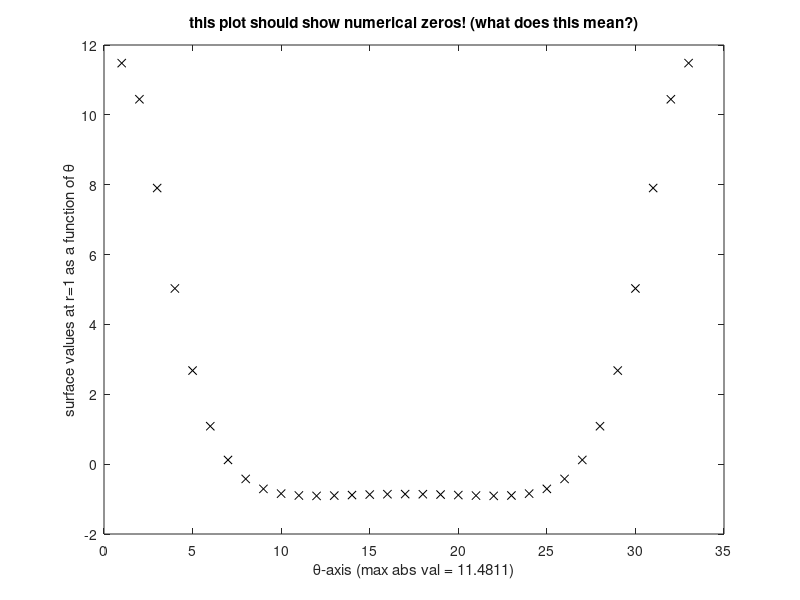
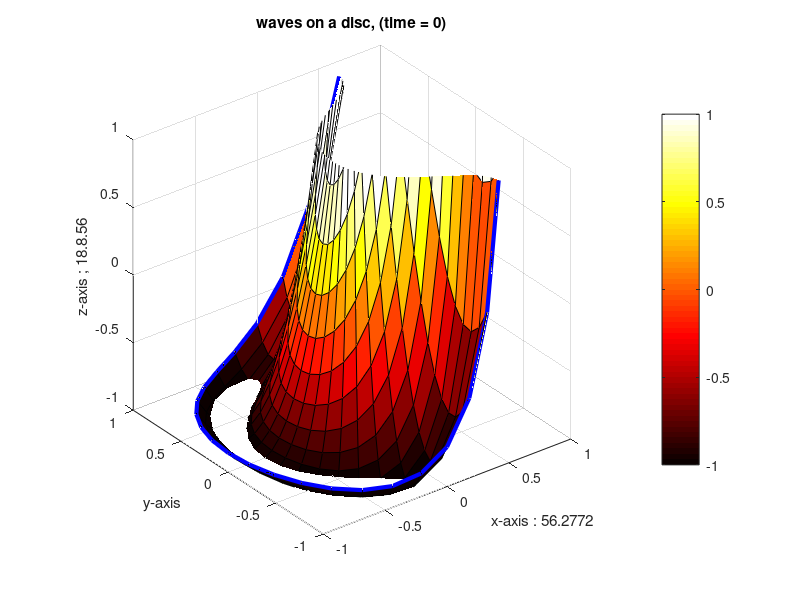

MATLAB code to generate these figures, in order: (Note: this script raises an error after producing the figures.)
%
%  BesselMovie.m -- djm -- 03 feb 2019
%
%	- this script make an animated gif
%		file that is a solution to the
%		'wave equation' on a disc
%	- you do NOT have to understand this
%		script at all
%	- to use it, the matrix Zmk with size
%		16x16 must be defined by YOUR code

% %  REMOVE THIS "clear"!
% clear 

%  bessel (integer) index
kP = 16;  dr  = 1/(kP+1);
mP = kP;  dth = pi/mP;

%  INSTRUCTOR SOLUTION CODE
%  bessel_roots

if (exist('Zmk')==0)
	%  proxy matrix of bogus values
	Zmk = transpose((1:16)*1.3)*ones(1,16);
else
	%  check if student matrix is 16x16
    
	if (sum(size(Zmk)==[16 16])~=2)
		disp('matrix is not correct size!')
		return
	end
end

th = (0:2*mP-1)*dth;
rr = (1:kP)*dr;

[rg,tg] = meshgrid(rr,th);
[xg,yg] = pol2cart(tg,rg);

%  make initial condition
pk = 16;
yy = exp(-pk*((xg-0.5).^2 + yg.^2)).*((1 - rg.^4).^2);
yp = -2*pk*yg.*yy ... 
     -8*exp(-pk*((xg-0.5).^2 + yg.^2)).*(1 - rg.^4).*(rg.^2).*yg;

%  fourier transforms
yyfft = fft(yy,[],1);
ypfft = fft(yp,[],1);

%  build coefficients

Cmk = zeros(mP,kP);
Dmk = zeros(mP,kP);

for mm = 0:mP-1;
	for kk = 1:kP
		alpha = Zmk(mm+1,kk);
		Cmk(mm+1,kk) = sum(yyfft(mm+1,:).*besselj(mm,alpha*rr).*rr)*dr;
		Dmk(mm+1,kk) = sum(ypfft(mm+1,:).*besselj(mm,alpha*rr).*rr)*dr;

		bprime = (besselj(mm+1,alpha) - besselj(mm-1,alpha)) / 2;

		if (mm==0)
			Cmk(mm+1,kk) = 1*Cmk(mm+1,kk)/(bprime^2);
			Dmk(mm+1,kk) = 1*Dmk(mm+1,kk)/(bprime^2);
		else
			Cmk(mm+1,kk) = 2*Cmk(mm+1,kk)/(bprime^2);
			Dmk(mm+1,kk) = 2*Dmk(mm+1,kk)/(bprime^2);
		end
	end
end

%  plot coordinates
[rp,tp] = meshgrid([0 rr 1],[th 2*pi]);
[xp,yp] = pol2cart(tp,rp);

%  zero check plot 
test = zeros(size(rp));

for mm = 0:mP-1
	for kk = 1:kP
		test = test + Cmk(mm+1,kk)*besselj(mm,Zmk(mm+1,kk)*rp).*exp(1i*mm*tp);
	end
end

figure(3000);  clf
plot(real(test(:,end))/mP,'kx')
title('this plot should show numerical zeros! (what does this mean?)')
xlabel(['\theta-axis (max abs val = ' num2str(max(abs(real(test(:,end))/mP))) ')'])
ylabel('surface values at r=1 as a function of \theta')

%  initialize for animated gif
h = figure(3001);
axis tight manual % this ensures that getframe() returns a consistent size
filename = 'BesselMovie.gif';

%  make animation
figure(3001);  clf
for tt = [(0:48)*0.1]
	soln = zeros(size(rp));
	for mm = 0:mP-1
		for kk = 1:kP
			next = Cmk(mm+1,kk)*besselj(mm,Zmk(mm+1,kk)*rp).*exp(1i*mm*tp);
			soln = soln + next*cos(Zmk(mm+1,kk)*tt);
			next = Dmk(mm+1,kk)*besselj(mm,Zmk(mm+1,kk)*rp).*exp(1i*mm*tp);
			soln = soln + next*sin(Zmk(mm+1,kk)*tt)/Zmk(mm+1,kk);
		end
	end

	surf(xp,yp,real(soln)/mP);  hold on
	plot3(xp(:,end),yp(:,end),real(soln(:,end)/mP),'b','linewidth',3);  hold off
	title(['waves on a disc, (time = ' num2str(tt) ')'])
	xlabel(['x-axis : ' num2str(sum(Zmk(:,end)/pi))])
	cl = clock;
	zlabel(['z-axis ; ' num2str(cl(3)) '.' num2str(cl(4)) '.' num2str(cl(5))])
	ylabel('y-axis')
	axis equal
	axis([-1 1 -1 1 -1 1])
	caxis([-1 1])
	colormap(hot)
	colorbar
	drawnow
	
	% Capture the plot as an image 
	frame = getframe(h); 
    im = frame2im(frame); 
    [imind,cm] = rgb2ind(im,256); 
    
    % Write to the GIF File 
    if (tt==0) 
		imwrite(imind,cm,filename,'gif', 'Loopcount',1); 
    else 
    	imwrite(imind,cm,filename,'gif','WriteMode','append'); 
    end
end